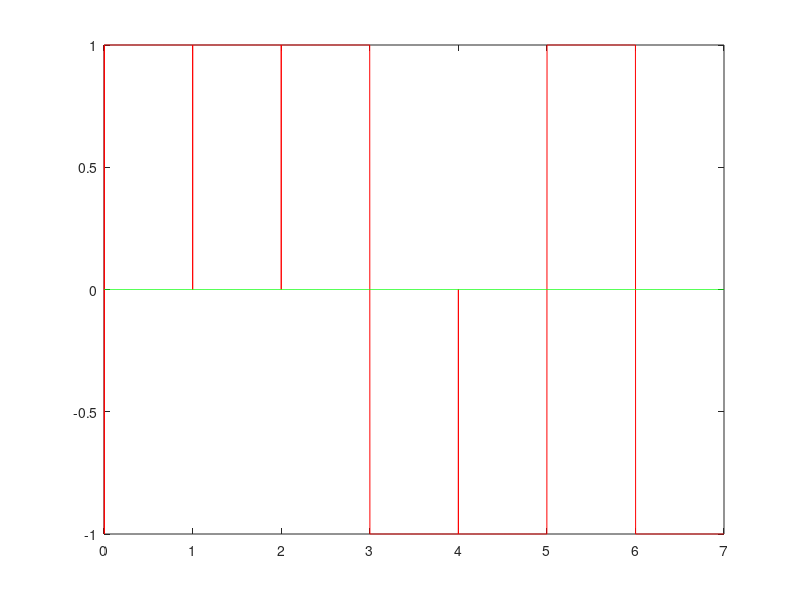

Recreate this plot in MATLAB.
%Nikunj Purohit
%Polar NRZ
clc;
close all;
n = [1,1,1,0,0,1,0];
for k = 1:length(n)
    if n(k) == 1 
    n(k) = 1;
    else 
    n(k) = -1; 
    end
end
i = 1;
a = 0;
t=0:0.001:length(n); 
z  = 0*sin(2*pi*10*t);
y = zeros(size(t));
for j=1:length(t)
    if t(j) == 0 
        y(j)=0;
    elseif (t(j) <= i) 
        disp(t(j)); 
        y(j)=n(i); 
    else
        y(i) = n(i);
        a = i;
        i=i+1;
    end
end
plot(t,y,'r',t,z,'g');